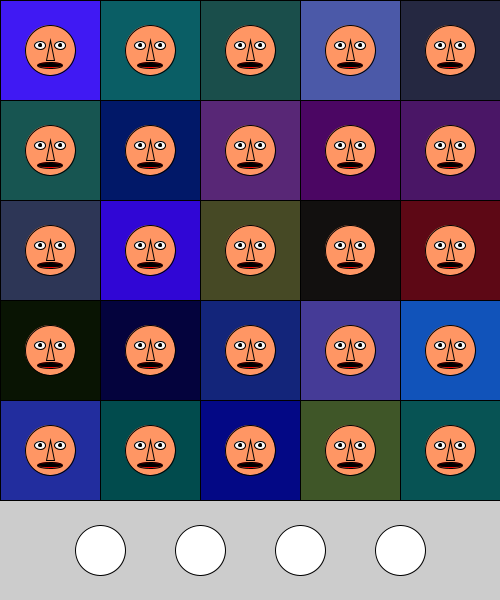
Frame 1 (no input)
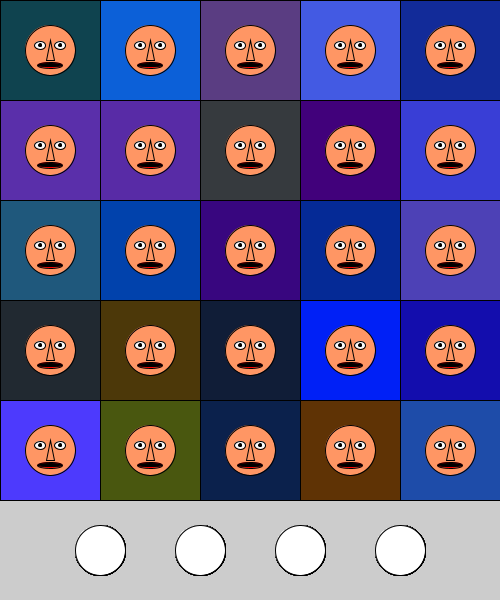
Frame 60 (the mouse pressed at the canvas centre just before this capture)
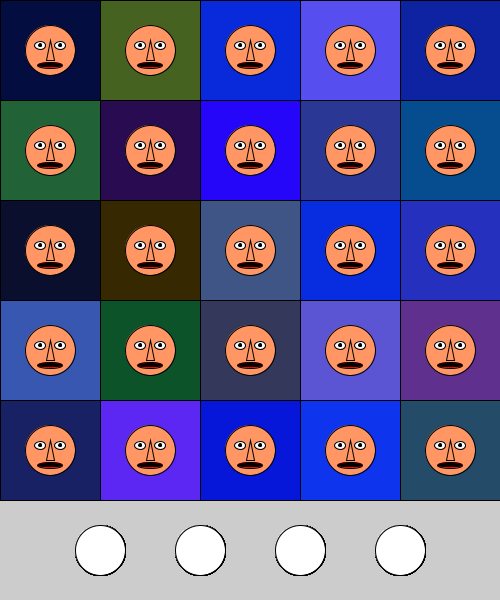
Frame 120 (the mouse held since frame 60 and released just before this capture)

The Processing sketch that drew these frames (run headless with seeded random() and noise(); from frame 60 on, the mouse is pressed at the canvas centre):

// Processing sketch: processing_36938
// ── processing_36938.pde

//Samantha Oleson
//EMSII- Eric Singer
//Carnegie Mellon University
//September 8, 2011


int x1= 100; //x position bubble1
int x2= 200; //x pos bubble2
int x3= 300; //x pos bubble3
int x4= 400; //x pos bubble4
int y1 = 550; //y pos all bubbles
int myRadius= 25; //radius of all bubbles


void setup() {
  size(500, 600);
  smooth();
  frameRate(5);
}


void draw() {
  drawBaseFace();
  drawSelectionBubbles();
  drawSon();
  drawTourist();
  drawWitch();
  drawPirate();
}

//BASE FACE
void drawBaseFace() {

  int fiveW = width/5;
  int fiveH = (height-100)/5;
  for (int x = 0; x <= 4; x++) {
    for (int y = 0; y <= 4; y++) {


      fill(random(100), random(100), random (256));
      rect(fiveW *x, fiveH *y, fiveW, fiveH);

      //head
      fill(256, 150, 100);
      ellipse(50+ fiveW *x, 50+ fiveH *y, 50, 50);

      //nose
      triangle(50 + fiveW * x, (200/5) + fiveH * y, (230/5) + fiveW * x, (300/5) +fiveH * y, (270/5) + fiveW * x, (300/5) +fiveH * y);

      //eyes
      fill(250, 250, 250);
      ellipse(40 + fiveW * x, 45 + fiveH * y, 70/6, 50/6);
      ellipse(60 + fiveW * x, 45 + fiveH * y, 70/6, 50/6);

      //pupils
      fill(0, 0, 0);
      ellipse(40 + fiveW * x, 45 + fiveH * y, 20/6, 20/6);
      ellipse(60 + fiveW * x, 45 + fiveH * y, 20/6, 20/6);

      //mouth
      fill(256, 0, 0);
      ellipse(50+ fiveW *x, 65+ fiveH *y, 150/6, 40/6);
      fill(0, 0, 0);
      ellipse(50+ fiveW *x, 65+ fiveH *y, 140/6, 20/6);
    }
  }
}


//SON OF MAN
void drawSon() {


  float d = dist(mouseX, mouseY, x1, y1);
  if (d < myRadius) 
  {

    int fiveW = width/5;
    int fiveH = (height-100)/5;

    for (int x = 0; x <= 4; x++) {
      for (int y = 0; y <= 4; y++) {

        /*fill(256, 0, 0);
         ellipse(70, 370, 40, 40);
         fill(255);*/

        /*//keep bubbles   
         ellipse(x1, y1, 50, 50);
         ellipse(x2, y1, 50, 50);
         ellipse(x4, y1, 50, 50);
         ellipse(x3, y1, 50, 50);*/

        //pupils
        fill(0);
        ellipse(38 + fiveW * x, 45 + fiveH * y, 20/6, 20/6);
        ellipse(58 + fiveW * x, 45 + fiveH * y, 20/6, 20/6);

        //hat
        fill(0);
        rect(32+ fiveW * x, 15+ fiveH * y, 220/6, 50/3);
        ellipse(50 + fiveW * x, 35 + fiveH * y, 300/6, 30/6);
        fill(100);
        rect(32+ fiveW * x, 30+ fiveH * y, 220/6, 4);


        //tie
        fill(250, 10, 10);
        triangle(50 + fiveW * x, (400/5.25) + fiveH * y, (230/5) + fiveW * x, (500/5.25) + fiveH * y, (270/5) + fiveW * x, (500/5.25) + fiveH * y);
        triangle(50 + fiveW * x, (400/5.25) + fiveH * y, (225/5) + fiveW * x, (450/5.25) + fiveH * y, (275/5) + fiveW * x, (450/5.25) + fiveH * y);



        //apple
        fill(70, 150, 40);
        ellipse(50+ fiveW *x, 55+ fiveH *y, 210/6, 175/6);
        fill(200, 100, 10);
        rect(50+ fiveW *x, 35+ fiveH *y, 10/6, 40/6);

        //leaves
        fill(90, 100, 20);
        //bottomleft
        ellipse((200/5) + fiveW *x, (175/4.5) + fiveH *y, 100/6, 30/6);
        //bottomright
        ellipse((320/5) + fiveW *x, (175/4.5) + fiveH *y, 120/6, 20/6);
        //topleft
        //rotate(radians(30));
        ellipse((190/5) + fiveW *x, (160/4.5) + fiveH *y, 120/6, 20/6);
        //topright
        //rotate(radians(20));
        //rotate(radians(10));
        ellipse((310/5) + fiveW *x, (160/4.5) + fiveH *y, 100/6, 30/6);
      }
      fill(255);
      ellipse(x1, y1, 50, 50);
    }
  }
}

//TOURIST
void drawTourist() {

  float e = dist(mouseX, mouseY, x2, y1);
  if (e < myRadius) 
  {
    int fiveW = width/5;
    int fiveH = (height-100)/5;
    for (int x = 0; x <= 4; x++) {
      for (int y = 0; y <= 4; y++) {

        //Sun Glasses
        strokeWeight(1);
        fill(0, 0, 0);
        line((200/5) + fiveW * x, (220/5) + fiveH * y, (300/5) + fiveW * x, (220/5) + fiveH * y);
        line((200/5) + fiveW * x, (220/5) + fiveH * y, (110/5) + fiveW * x, (200/5) + fiveH * y);
        line((300/5) + fiveW * x, (220/5) + fiveH * y, (390/5) + fiveW * x, (200/5) + fiveH * y); 
        ellipse(40 + fiveW * x, 45 + fiveH * y, 100/6, 100/6);
        ellipse(60 + fiveW * x, 45 + fiveH * y, 100/6, 100/6);
        fill(255);

        //Tourist hat
        fill(256, 200, 100);
        curve((250/5) + fiveW *x, (700/5) + fiveH * y, (140/5) + fiveW * x, (144/5) + fiveH * y, (360/5) + fiveW * x, (144/5) + fiveH * y, (250/5) + fiveW * x, (700/5) + fiveH * y);
        ellipse(50 + fiveW * x, 32 + fiveH * y, 470/6, 30/6);
        triangle((250/5) + fiveW * x, (405/5) + fiveH * y, (230/5) + fiveW * x, (420/5) + fiveH * y, (245/5) + fiveW * x, (430/5) + fiveH * y);
        triangle((257/5) + fiveW * x, (407/5) + fiveH * y, (260/5) + fiveW * x, (427/5) + fiveH * y, (280/5) + fiveW * x, (435/5) + fiveH * y);
        curve((250/5)+ fiveW * x, (300/5)+ fiveH * y, (70/5)+ fiveW * x, (170/5)+ fiveH * y, (250/5)+ fiveW * x, (400/5)+ fiveH * y, (400/5)+ fiveW * x, (450/5)+ fiveH * y);
        curve((250/5)+ fiveW * x, (300/5)+ fiveH * y, (430/5)+ fiveW * x, (170/5)+ fiveH * y, (250/5)+ fiveW * x, (400/5)+ fiveH * y, (100/5)+ fiveW * x, (450/5)+ fiveH * y);
        fill(256, 256, 0);
        rect((140/5) + fiveW * x, (140/5) + fiveH * y, 220/5, 10/5);

        //Sunbloc Nose
        fill(256, 256, 256);
        triangle(50 + fiveW * x, (200/5) + fiveH * y, (230/5) + fiveW * x, (300/5) +fiveH * y, (270/5) + fiveW * x, (300/5) +fiveH * y);

        //shine
        if (mousePressed == true) 
        {
          fill(255);
          strokeWeight(1);
          quad((150/4) + fiveW * x, (250/5) + fiveH * y, (160/4) + fiveW * x, (260/5) + fiveH * y, (170/4) + fiveW * x, (250/5) + fiveH * y, (160/5) + fiveW * x, (240/5) + fiveH * y);
          quad((275/5) + fiveW * x, (250/5) + fiveH * y, (285/5) + fiveW * x, (260/5) + fiveH * y, (295/5) + fiveW * x, (250/5) + fiveH * y, (285/5) + fiveW * x, (240/5) + fiveH * y);
          ellipse(x2, y1, 50, 50);
          fill(100);
        }
        else {
          ellipse(x2, y1, 50, 50);
          fill(255);
        }
      }
      ellipse(x2, y1, 50, 50);
    }
  }
}


//WITCH
void drawWitch() {

  float f = dist(mouseX, mouseY, x3, y1);
  if (f < myRadius) 
  {
    int fiveW = width/5;
    int fiveH = (height-100)/5;
    for (int x = 0; x <= 4; x++) {
      for (int y = 0; y <= 4; y++) {

        //pupils
        fill(0);
        ellipse(40 + fiveW * x, 45 + fiveH * y, 20/6, 20/6);
        ellipse(60 + fiveW * x, 45 + fiveH * y, 20/6, 20/6);

        if (mousePressed == true) 
        {
          fill (250, 0, 0);
          ellipse(40 + fiveW * x, 45 + fiveH * y, 20/6, 20/6);
          ellipse(60 + fiveW * x, 45 + fiveH * y, 20/6, 20/6);
          fill(100);
          ellipse(x3, y1, 50, 50);
        }
        else {
          fill(255);
          ellipse(x3, y1, 50, 50);
        }
        ellipse(x3, y1, 50, 50);



        //mouth
        fill(50, 100, 50);
        ellipse(50+ fiveW *x, 65+ fiveH *y, 150/6, 40/6);
        fill(0);
        ellipse(50+ fiveW *x, 65+ fiveH *y, 140/6, 20/6);

        //wart
        fill(80, 100, 80);
        ellipse((270/5) + fiveW *x, (280/5) + fiveH *y, 30/5, 30/5);

        //witch hat
        fill(0, 0, 0);
        ellipse((250/5) + fiveW *x, (160/5) + fiveH *y, 470/5, 30/5);
        triangle((250/5) + fiveW *x, (1/5) + fiveH *y, (130/5) + fiveW *x, (160/5) + fiveH *y, (370/5) + fiveW *x, (160/5) + fiveH *y);
        fill(100, 0, 100);
        rect((145/5) + fiveW *x, (137/5) + fiveH *y, 210/5, 10/5);
        fill(255);
      }
    }
  }
}


//PIRATE
void drawPirate() {
  int fiveW = width/5;
  int fiveH = (height-100)/5;
  for (int x = 0; x <= 4; x++) {
    for (int y = 0; y <= 4; y++) {

      float h = dist(mouseX, mouseY, x4, y1);
      if (h < myRadius) 
      {

        //eyepatch
        fill(0, 0, 0);
        ellipse(40 + fiveW * x, 45 + fiveH * y, 80/6, 80/6);
        line((200/5) + fiveW * x, (220/5) + fiveH * y, (125/5) + fiveW * x, (170/5) + fiveH * y);
        line((200/5) + fiveW * x, (220/5) + fiveH * y, (375/5) + fiveW * x, (170/5) + fiveH * y);

        //Bandanna
        fill(256, 256, 0);
        curve((200/5)+ fiveW * x, (550/4)+ fiveH * y, (140/5)+ fiveW * x, (144/4)+ fiveH * y, (360/5)+ fiveW * x, (144/4)+ fiveH * y, (300/5)+ fiveW * x, (550/4)+ fiveH * y);
        triangle((140/5)+ fiveW * x, (140/4) + fiveH * y, (90/5)+ fiveW * x, (180/4)+ fiveH * y, (100/5)+ fiveW * x, (195/4)+ fiveH * y);
        triangle((140/5)+ fiveW * x, (140/4)+ fiveH * y, (80/5)+ fiveW * x, (150/4)+ fiveH * y, (90/5)+ fiveW * x, (160/4)+ fiveH * y);

        /* //face color
         fill(256, 150, 100);*/

        if (mousePressed == true) 
        {
          //head
          fill(256, 150, 100);
          ellipse(50+ fiveW *x, 50+ fiveH *y, 50, 50);

          //nose
          triangle(50 + fiveW * x, (200/5) + fiveH * y, (230/5) + fiveW * x, (300/5) +fiveH * y, (270/5) + fiveW * x, (300/5) +fiveH * y);

          //eyes
          fill(250, 250, 250);
          ellipse(40 + fiveW * x, 45 + fiveH * y, 70/6, 50/6);
          ellipse(60 + fiveW * x, 45 + fiveH * y, 70/6, 50/6);

          //pupils
          fill(0, 0, 0);
          ellipse(40 + fiveW * x, 45 + fiveH * y, 20/6, 20/6);
          ellipse(60 + fiveW * x, 45 + fiveH * y, 20/6, 20/6);

          //mouth
          fill(256, 0, 0);
          ellipse(50+ fiveW *x, 65+ fiveH *y, 150/6, 40/6);
          fill(0, 0, 0);
          ellipse(50+ fiveW *x, 65+ fiveH *y, 140/6, 20/6);

          //Bandanna
          fill(256, 256, 0);
          curve((200/5)+ fiveW * x, (550/4)+ fiveH * y, (140/5)+ fiveW * x, (144/4)+ fiveH * y, (360/5)+ fiveW * x, (144/4)+ fiveH * y, (300/5)+ fiveW * x, (550/4)+ fiveH * y);
          triangle((140/5)+ fiveW * x, (140/4) + fiveH * y, (90/5)+ fiveW * x, (180/4)+ fiveH * y, (100/5)+ fiveW * x, (195/4)+ fiveH * y);
          triangle((140/5)+ fiveW * x, (140/4)+ fiveH * y, (80/5)+ fiveW * x, (150/4)+ fiveH * y, (90/5)+ fiveW * x, (160/4)+ fiveH * y);


          //NEW eyepatch
          fill(0, 0, 0);
          ellipse(300/5 + fiveW * x, 220/5 + fiveH * y, 80/6, 80/6);
          line((300/5) + fiveW * x, (220/5) + fiveH * y, (125/5) + fiveW * x, (170/5) + fiveH * y);
          line((300/5) + fiveW * x, (220/5) + fiveH * y, (375/5) + fiveW * x, (170/5) + fiveH * y);

          //face color
          fill(256, 150, 100);

          //Bubble
          fill(100);
          ellipse(x4, y1, 50, 50);
        }
        else {
          fill(255);
          ellipse(x4, y1, 50, 50);
        }
        ellipse(x4, y1, 50, 50);
      }
    }
  }
}

//SELECTION BUBBLES
void drawSelectionBubbles() {
  fill(255);
  //keep bubbles   
  ellipse(x1, y1, 50, 50);
  ellipse(x2, y1, 50, 50);
  ellipse(x4, y1, 50, 50);
  ellipse(x3, y1, 50, 50);
}
